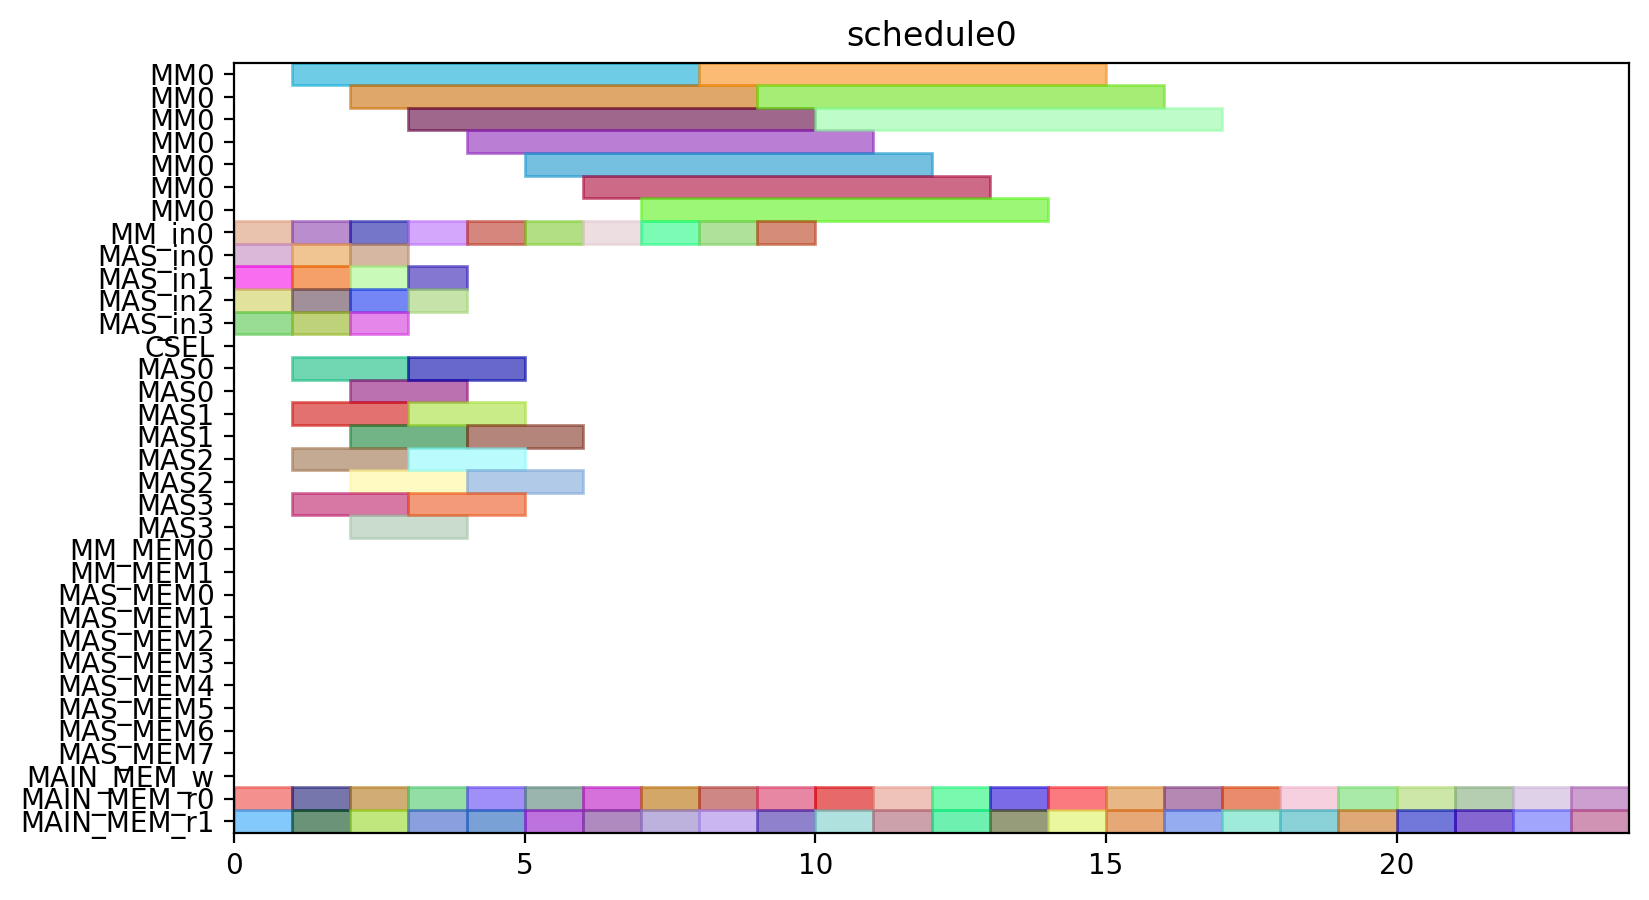

This chart was generated by the following Python code:
from pyschedule import Scenario, solvers, plotters, alt


def solve():
	horizon = 90
	S = Scenario("schedule0", horizon=horizon)

	# resource
	MM = S.Resources('MM', num=1, size=7)
	MM_in = S.Resources('MM_in', num=1)
	MAS_in = S.Resources('MAS_in', num=4)
	CSEL = S.Resource('CSEL')
	MAS = S.Resources('MAS', num=4, size=2, periods=range(1, horizon))
	MM_MEM = S.Resources('MM_MEM', num=2)
	MAS_MEM = S.Resources('MAS_MEM', num=8)
	MAIN_MEM_w = S.Resource('MAIN_MEM_w', size=1)
	MAIN_MEM_r = S.Resources('MAIN_MEM_r', num=2)

	# result of previous scheduling

	# new tasks
	t0_t0 = S.Task('t0_t0', length=2, delay_cost=1)
	t0_t0 += alt(MAS)
	t0_t0_in = S.Task('t0_t0_in', length=1, delay_cost=1)
	t0_t0_in += alt(MAS_in)
	S += t0_t0_in*MAS_in[0]<=t0_t0*MAS[0]

	S += t0_t0_in*MAS_in[1]<=t0_t0*MAS[1]

	S += t0_t0_in*MAS_in[2]<=t0_t0*MAS[2]

	S += t0_t0_in*MAS_in[3]<=t0_t0*MAS[3]

	t0_t0_mem0 = S.Task('t0_t0_mem0', length=1, delay_cost=1)
	t0_t0_mem0 += MAIN_MEM_r[0]
	t0_t0_mem1 = S.Task('t0_t0_mem1', length=1, delay_cost=1)
	t0_t0_mem1 += MAIN_MEM_r[1]
	t0_t1 = S.Task('t0_t1', length=2, delay_cost=1)
	t0_t1 += alt(MAS)
	t0_t1_in = S.Task('t0_t1_in', length=1, delay_cost=1)
	t0_t1_in += alt(MAS_in)
	S += t0_t1_in*MAS_in[0]<=t0_t1*MAS[0]

	S += t0_t1_in*MAS_in[1]<=t0_t1*MAS[1]

	S += t0_t1_in*MAS_in[2]<=t0_t1*MAS[2]

	S += t0_t1_in*MAS_in[3]<=t0_t1*MAS[3]

	t0_t1_mem0 = S.Task('t0_t1_mem0', length=1, delay_cost=1)
	t0_t1_mem0 += MAIN_MEM_r[0]
	t0_t1_mem1 = S.Task('t0_t1_mem1', length=1, delay_cost=1)
	t0_t1_mem1 += MAIN_MEM_r[1]
	t0_t3 = S.Task('t0_t3', length=7, delay_cost=1)
	t0_t3 += alt(MM)
	t0_t3_in = S.Task('t0_t3_in', length=1, delay_cost=1)
	t0_t3_in += alt(MM_in)
	S += t0_t3_in*MM_in[0]<=t0_t3*MM[0]

	t0_t3_mem0 = S.Task('t0_t3_mem0', length=1, delay_cost=1)
	t0_t3_mem0 += MAIN_MEM_r[0]
	t0_t3_mem1 = S.Task('t0_t3_mem1', length=1, delay_cost=1)
	t0_t3_mem1 += MAIN_MEM_r[1]
	t10 = S.Task('t10', length=2, delay_cost=1)
	t10 += alt(MAS)
	t10_in = S.Task('t10_in', length=1, delay_cost=1)
	t10_in += alt(MAS_in)
	S += t10_in*MAS_in[0]<=t10*MAS[0]

	S += t10_in*MAS_in[1]<=t10*MAS[1]

	S += t10_in*MAS_in[2]<=t10*MAS[2]

	S += t10_in*MAS_in[3]<=t10*MAS[3]

	t10_mem0 = S.Task('t10_mem0', length=1, delay_cost=1)
	t10_mem0 += MAIN_MEM_r[0]
	t10_mem1 = S.Task('t10_mem1', length=1, delay_cost=1)
	t10_mem1 += MAIN_MEM_r[1]
	t11 = S.Task('t11', length=2, delay_cost=1)
	t11 += alt(MAS)
	t11_in = S.Task('t11_in', length=1, delay_cost=1)
	t11_in += alt(MAS_in)
	S += t11_in*MAS_in[0]<=t11*MAS[0]

	S += t11_in*MAS_in[1]<=t11*MAS[1]

	S += t11_in*MAS_in[2]<=t11*MAS[2]

	S += t11_in*MAS_in[3]<=t11*MAS[3]

	t11_mem0 = S.Task('t11_mem0', length=1, delay_cost=1)
	t11_mem0 += MAIN_MEM_r[0]
	t11_mem1 = S.Task('t11_mem1', length=1, delay_cost=1)
	t11_mem1 += MAIN_MEM_r[1]
	t3_t0 = S.Task('t3_t0', length=7, delay_cost=1)
	t3_t0 += alt(MM)
	t3_t0_in = S.Task('t3_t0_in', length=1, delay_cost=1)
	t3_t0_in += alt(MM_in)
	S += t3_t0_in*MM_in[0]<=t3_t0*MM[0]

	t3_t0_mem0 = S.Task('t3_t0_mem0', length=1, delay_cost=1)
	t3_t0_mem0 += MAIN_MEM_r[0]
	t3_t0_mem1 = S.Task('t3_t0_mem1', length=1, delay_cost=1)
	t3_t0_mem1 += MAIN_MEM_r[1]
	t3_t1 = S.Task('t3_t1', length=7, delay_cost=1)
	t3_t1 += alt(MM)
	t3_t1_in = S.Task('t3_t1_in', length=1, delay_cost=1)
	t3_t1_in += alt(MM_in)
	S += t3_t1_in*MM_in[0]<=t3_t1*MM[0]

	t3_t1_mem0 = S.Task('t3_t1_mem0', length=1, delay_cost=1)
	t3_t1_mem0 += MAIN_MEM_r[0]
	t3_t1_mem1 = S.Task('t3_t1_mem1', length=1, delay_cost=1)
	t3_t1_mem1 += MAIN_MEM_r[1]
	t3_t2 = S.Task('t3_t2', length=2, delay_cost=1)
	t3_t2 += alt(MAS)
	t3_t2_in = S.Task('t3_t2_in', length=1, delay_cost=1)
	t3_t2_in += alt(MAS_in)
	S += t3_t2_in*MAS_in[0]<=t3_t2*MAS[0]

	S += t3_t2_in*MAS_in[1]<=t3_t2*MAS[1]

	S += t3_t2_in*MAS_in[2]<=t3_t2*MAS[2]

	S += t3_t2_in*MAS_in[3]<=t3_t2*MAS[3]

	t3_t2_mem0 = S.Task('t3_t2_mem0', length=1, delay_cost=1)
	t3_t2_mem0 += MAIN_MEM_r[0]
	t3_t2_mem1 = S.Task('t3_t2_mem1', length=1, delay_cost=1)
	t3_t2_mem1 += MAIN_MEM_r[1]
	t3_t3 = S.Task('t3_t3', length=2, delay_cost=1)
	t3_t3 += alt(MAS)
	t3_t3_in = S.Task('t3_t3_in', length=1, delay_cost=1)
	t3_t3_in += alt(MAS_in)
	S += t3_t3_in*MAS_in[0]<=t3_t3*MAS[0]

	S += t3_t3_in*MAS_in[1]<=t3_t3*MAS[1]

	S += t3_t3_in*MAS_in[2]<=t3_t3*MAS[2]

	S += t3_t3_in*MAS_in[3]<=t3_t3*MAS[3]

	t3_t3_mem0 = S.Task('t3_t3_mem0', length=1, delay_cost=1)
	t3_t3_mem0 += MAIN_MEM_r[0]
	t3_t3_mem1 = S.Task('t3_t3_mem1', length=1, delay_cost=1)
	t3_t3_mem1 += MAIN_MEM_r[1]
	t4_t0 = S.Task('t4_t0', length=2, delay_cost=1)
	t4_t0 += alt(MAS)
	t4_t0_in = S.Task('t4_t0_in', length=1, delay_cost=1)
	t4_t0_in += alt(MAS_in)
	S += t4_t0_in*MAS_in[0]<=t4_t0*MAS[0]

	S += t4_t0_in*MAS_in[1]<=t4_t0*MAS[1]

	S += t4_t0_in*MAS_in[2]<=t4_t0*MAS[2]

	S += t4_t0_in*MAS_in[3]<=t4_t0*MAS[3]

	t4_t0_mem0 = S.Task('t4_t0_mem0', length=1, delay_cost=1)
	t4_t0_mem0 += MAIN_MEM_r[0]
	t4_t0_mem1 = S.Task('t4_t0_mem1', length=1, delay_cost=1)
	t4_t0_mem1 += MAIN_MEM_r[1]
	t4_t1 = S.Task('t4_t1', length=2, delay_cost=1)
	t4_t1 += alt(MAS)
	t4_t1_in = S.Task('t4_t1_in', length=1, delay_cost=1)
	t4_t1_in += alt(MAS_in)
	S += t4_t1_in*MAS_in[0]<=t4_t1*MAS[0]

	S += t4_t1_in*MAS_in[1]<=t4_t1*MAS[1]

	S += t4_t1_in*MAS_in[2]<=t4_t1*MAS[2]

	S += t4_t1_in*MAS_in[3]<=t4_t1*MAS[3]

	t4_t1_mem0 = S.Task('t4_t1_mem0', length=1, delay_cost=1)
	t4_t1_mem0 += MAIN_MEM_r[0]
	t4_t1_mem1 = S.Task('t4_t1_mem1', length=1, delay_cost=1)
	t4_t1_mem1 += MAIN_MEM_r[1]
	t4_t3 = S.Task('t4_t3', length=7, delay_cost=1)
	t4_t3 += alt(MM)
	t4_t3_in = S.Task('t4_t3_in', length=1, delay_cost=1)
	t4_t3_in += alt(MM_in)
	S += t4_t3_in*MM_in[0]<=t4_t3*MM[0]

	t4_t3_mem0 = S.Task('t4_t3_mem0', length=1, delay_cost=1)
	t4_t3_mem0 += MAIN_MEM_r[0]
	t4_t3_mem1 = S.Task('t4_t3_mem1', length=1, delay_cost=1)
	t4_t3_mem1 += MAIN_MEM_r[1]
	t5_t0 = S.Task('t5_t0', length=7, delay_cost=1)
	t5_t0 += alt(MM)
	t5_t0_in = S.Task('t5_t0_in', length=1, delay_cost=1)
	t5_t0_in += alt(MM_in)
	S += t5_t0_in*MM_in[0]<=t5_t0*MM[0]

	t5_t0_mem0 = S.Task('t5_t0_mem0', length=1, delay_cost=1)
	t5_t0_mem0 += MAIN_MEM_r[0]
	t5_t0_mem1 = S.Task('t5_t0_mem1', length=1, delay_cost=1)
	t5_t0_mem1 += MAIN_MEM_r[1]
	t5_t1 = S.Task('t5_t1', length=7, delay_cost=1)
	t5_t1 += alt(MM)
	t5_t1_in = S.Task('t5_t1_in', length=1, delay_cost=1)
	t5_t1_in += alt(MM_in)
	S += t5_t1_in*MM_in[0]<=t5_t1*MM[0]

	t5_t1_mem0 = S.Task('t5_t1_mem0', length=1, delay_cost=1)
	t5_t1_mem0 += MAIN_MEM_r[0]
	t5_t1_mem1 = S.Task('t5_t1_mem1', length=1, delay_cost=1)
	t5_t1_mem1 += MAIN_MEM_r[1]
	t5_t2 = S.Task('t5_t2', length=2, delay_cost=1)
	t5_t2 += alt(MAS)
	t5_t2_in = S.Task('t5_t2_in', length=1, delay_cost=1)
	t5_t2_in += alt(MAS_in)
	S += t5_t2_in*MAS_in[0]<=t5_t2*MAS[0]

	S += t5_t2_in*MAS_in[1]<=t5_t2*MAS[1]

	S += t5_t2_in*MAS_in[2]<=t5_t2*MAS[2]

	S += t5_t2_in*MAS_in[3]<=t5_t2*MAS[3]

	t5_t2_mem0 = S.Task('t5_t2_mem0', length=1, delay_cost=1)
	t5_t2_mem0 += MAIN_MEM_r[0]
	t5_t2_mem1 = S.Task('t5_t2_mem1', length=1, delay_cost=1)
	t5_t2_mem1 += MAIN_MEM_r[1]
	t5_t3 = S.Task('t5_t3', length=2, delay_cost=1)
	t5_t3 += alt(MAS)
	t5_t3_in = S.Task('t5_t3_in', length=1, delay_cost=1)
	t5_t3_in += alt(MAS_in)
	S += t5_t3_in*MAS_in[0]<=t5_t3*MAS[0]

	S += t5_t3_in*MAS_in[1]<=t5_t3*MAS[1]

	S += t5_t3_in*MAS_in[2]<=t5_t3*MAS[2]

	S += t5_t3_in*MAS_in[3]<=t5_t3*MAS[3]

	t5_t3_mem0 = S.Task('t5_t3_mem0', length=1, delay_cost=1)
	t5_t3_mem0 += MAIN_MEM_r[0]
	t5_t3_mem1 = S.Task('t5_t3_mem1', length=1, delay_cost=1)
	t5_t3_mem1 += MAIN_MEM_r[1]
	t6_t0 = S.Task('t6_t0', length=7, delay_cost=1)
	t6_t0 += alt(MM)
	t6_t0_in = S.Task('t6_t0_in', length=1, delay_cost=1)
	t6_t0_in += alt(MM_in)
	S += t6_t0_in*MM_in[0]<=t6_t0*MM[0]

	t6_t0_mem0 = S.Task('t6_t0_mem0', length=1, delay_cost=1)
	t6_t0_mem0 += MAIN_MEM_r[0]
	t6_t0_mem1 = S.Task('t6_t0_mem1', length=1, delay_cost=1)
	t6_t0_mem1 += MAIN_MEM_r[1]
	t6_t1 = S.Task('t6_t1', length=7, delay_cost=1)
	t6_t1 += alt(MM)
	t6_t1_in = S.Task('t6_t1_in', length=1, delay_cost=1)
	t6_t1_in += alt(MM_in)
	S += t6_t1_in*MM_in[0]<=t6_t1*MM[0]

	t6_t1_mem0 = S.Task('t6_t1_mem0', length=1, delay_cost=1)
	t6_t1_mem0 += MAIN_MEM_r[0]
	t6_t1_mem1 = S.Task('t6_t1_mem1', length=1, delay_cost=1)
	t6_t1_mem1 += MAIN_MEM_r[1]
	t6_t2 = S.Task('t6_t2', length=2, delay_cost=1)
	t6_t2 += alt(MAS)
	t6_t2_in = S.Task('t6_t2_in', length=1, delay_cost=1)
	t6_t2_in += alt(MAS_in)
	S += t6_t2_in*MAS_in[0]<=t6_t2*MAS[0]

	S += t6_t2_in*MAS_in[1]<=t6_t2*MAS[1]

	S += t6_t2_in*MAS_in[2]<=t6_t2*MAS[2]

	S += t6_t2_in*MAS_in[3]<=t6_t2*MAS[3]

	t6_t2_mem0 = S.Task('t6_t2_mem0', length=1, delay_cost=1)
	t6_t2_mem0 += MAIN_MEM_r[0]
	t6_t2_mem1 = S.Task('t6_t2_mem1', length=1, delay_cost=1)
	t6_t2_mem1 += MAIN_MEM_r[1]
	t6_t3 = S.Task('t6_t3', length=2, delay_cost=1)
	t6_t3 += alt(MAS)
	t6_t3_in = S.Task('t6_t3_in', length=1, delay_cost=1)
	t6_t3_in += alt(MAS_in)
	S += t6_t3_in*MAS_in[0]<=t6_t3*MAS[0]

	S += t6_t3_in*MAS_in[1]<=t6_t3*MAS[1]

	S += t6_t3_in*MAS_in[2]<=t6_t3*MAS[2]

	S += t6_t3_in*MAS_in[3]<=t6_t3*MAS[3]

	t6_t3_mem0 = S.Task('t6_t3_mem0', length=1, delay_cost=1)
	t6_t3_mem0 += MAIN_MEM_r[0]
	t6_t3_mem1 = S.Task('t6_t3_mem1', length=1, delay_cost=1)
	t6_t3_mem1 += MAIN_MEM_r[1]
	t7_t0 = S.Task('t7_t0', length=7, delay_cost=1)
	t7_t0 += alt(MM)
	t7_t0_in = S.Task('t7_t0_in', length=1, delay_cost=1)
	t7_t0_in += alt(MM_in)
	S += t7_t0_in*MM_in[0]<=t7_t0*MM[0]

	t7_t0_mem0 = S.Task('t7_t0_mem0', length=1, delay_cost=1)
	t7_t0_mem0 += MAIN_MEM_r[0]
	t7_t0_mem1 = S.Task('t7_t0_mem1', length=1, delay_cost=1)
	t7_t0_mem1 += MAIN_MEM_r[1]
	t7_t1 = S.Task('t7_t1', length=7, delay_cost=1)
	t7_t1 += alt(MM)
	t7_t1_in = S.Task('t7_t1_in', length=1, delay_cost=1)
	t7_t1_in += alt(MM_in)
	S += t7_t1_in*MM_in[0]<=t7_t1*MM[0]

	t7_t1_mem0 = S.Task('t7_t1_mem0', length=1, delay_cost=1)
	t7_t1_mem0 += MAIN_MEM_r[0]
	t7_t1_mem1 = S.Task('t7_t1_mem1', length=1, delay_cost=1)
	t7_t1_mem1 += MAIN_MEM_r[1]
	t7_t2 = S.Task('t7_t2', length=2, delay_cost=1)
	t7_t2 += alt(MAS)
	t7_t2_in = S.Task('t7_t2_in', length=1, delay_cost=1)
	t7_t2_in += alt(MAS_in)
	S += t7_t2_in*MAS_in[0]<=t7_t2*MAS[0]

	S += t7_t2_in*MAS_in[1]<=t7_t2*MAS[1]

	S += t7_t2_in*MAS_in[2]<=t7_t2*MAS[2]

	S += t7_t2_in*MAS_in[3]<=t7_t2*MAS[3]

	t7_t2_mem0 = S.Task('t7_t2_mem0', length=1, delay_cost=1)
	t7_t2_mem0 += MAIN_MEM_r[0]
	t7_t2_mem1 = S.Task('t7_t2_mem1', length=1, delay_cost=1)
	t7_t2_mem1 += MAIN_MEM_r[1]
	t7_t3 = S.Task('t7_t3', length=2, delay_cost=1)
	t7_t3 += alt(MAS)
	t7_t3_in = S.Task('t7_t3_in', length=1, delay_cost=1)
	t7_t3_in += alt(MAS_in)
	S += t7_t3_in*MAS_in[0]<=t7_t3*MAS[0]

	S += t7_t3_in*MAS_in[1]<=t7_t3*MAS[1]

	S += t7_t3_in*MAS_in[2]<=t7_t3*MAS[2]

	S += t7_t3_in*MAS_in[3]<=t7_t3*MAS[3]

	t7_t3_mem0 = S.Task('t7_t3_mem0', length=1, delay_cost=1)
	t7_t3_mem0 += MAIN_MEM_r[0]
	t7_t3_mem1 = S.Task('t7_t3_mem1', length=1, delay_cost=1)
	t7_t3_mem1 += MAIN_MEM_r[1]
	solvers.mip.solve(S,msg=1,kind='CPLEX',ratio_gap=1.01)

	solution = [['hoge']*len(S.solution()[1]) for i in range(len(S.solution()))]
	for i in range(len(S.solution())):
		for j in range(len(S.solution()[i])):
			solution[i][j]=str(S.solution()[i][j])
	print(solution)

	cycles = int(solution[-1][3])

	pic_file_name = "/home/mfukuda/ABE/multiRAM_multiMAS_16mux/scheduling_result/stage7MM1_stage2MAS4/SQR012345/schedule0.png"
	if(S.solution() != []):
		plotters.matplotlib.plot(S,img_filename=pic_file_name, show_task_labels=False, fig_size=(cycles*0.25+3, 5))

	return solution
